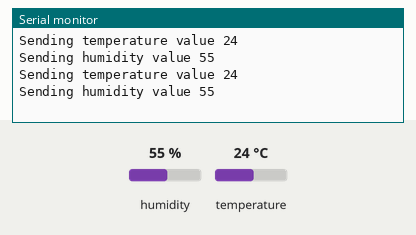
This sketch was run on a simulated ESP8266 (NodeMCU). Parts: the last lines printed to the serial monitor. Inputs (shaded band) come from the test bench; at power-on: humidity 55 %, temperature 24 °C. WiFi joins after 1.5 s; servers stay silent unless stated; no MQTT or app messages arrive unless stated.

Above: at 2.7 s.
2.8 s: humidity set to 22 %
At 4.4 s:
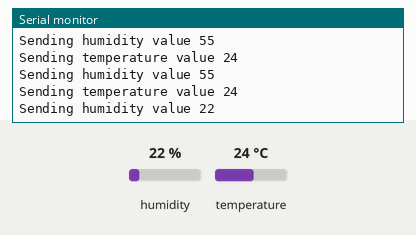
5.5 s: temperature set to 12 °C
At 6.4 s:
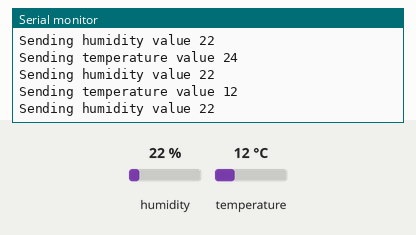
8.2 s: humidity set to 40 %
At 10.3 s:
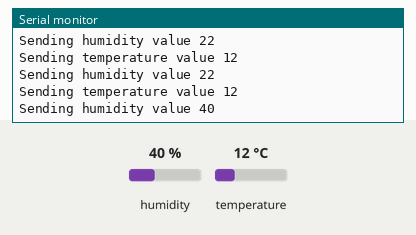
Timing chart, 0 to 11.8 s (numbered marks = the images above; inputs shaded):
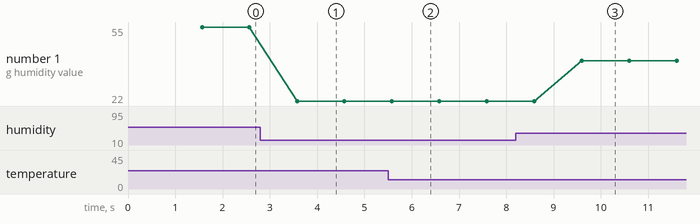

The sketch:

TemDHT-22.ino
```cpp
#include <ESP8266WiFi.h>
#include <WiFiClient.h>
#include <DHT.h>
#include <PubSubClient.h>

/************************* DHT22 Sensor *********************************/
#define DHTTYPE DHT22
#define DHTPIN 02

/************************* WiFi Access Point *********************************/
const char* ssid = "DIR2B";
const char* password = "%defence:095";

/************************* MQTT Server *********************************/
char* mqtt_server = "192.168.1.110";
int mqtt_server_port = 1883;
String message = "";
String topicTemp = "main/bed/temperature";
String topicHumid = "main/bed/humidity";

/************************* ESP8266 WiFiClient *********************************/
WiFiClient wifiClient;

/************************* MQTT client *********************************/
PubSubClient client(mqtt_server, mqtt_server_port, wifiClient );

/************************* DHT Sensor *********************************/
DHT dht(DHTPIN, DHTTYPE, 11);


float humidity, temp_f; // Values read from sensor

unsigned long previousMillis = 0; // will store last temp was read
const long interval = 2000; // interval at which to read sensor

/*************not used yet, for subscription of messages ******************************/
void callback(char* topic, byte* payload, unsigned int length) {
 Serial.print("Message arrived [");
 Serial.print(topic);
 Serial.print("] ");
 for (int i = 0; i < length; i++) {
 Serial.print((char)payload[i]);
 }
 Serial.println();
}

/************* Utility function to retrieve data from DHT22 ******************************/
void gettemperature() {
 // Wait at least 2 seconds seconds between measurements.
 // if the difference between the current time and last time you read
 // the sensor is bigger than the interval you set, read the sensor
 // Works better than delay for things happening elsewhere also
 unsigned long currentMillis = millis();

 if(currentMillis - previousMillis <= interval) {
 // save the last time you read the sensor
 previousMillis = currentMillis;

 // Reading temperature for humidity takes about 250 milliseconds!
 // Sensor readings may also be up to 2 seconds 'old' (it's a very slow sensor)
 humidity = dht.readHumidity(); // Read humidity (percent)
 temp_f = dht.readTemperature(); // Read temperature as Celsius
 // Check if any reads failed and exit early (to try again).
 if (isnan(humidity) || isnan(temp_f)) {
 Serial.println("Failed to read from DHT sensor!");
 return;
 }
 }
}

/************* Functionname says it all! ******************************/
void setup(void) {

 Serial.begin(115200);
 dht.begin();

 // Connect to WiFi network
 WiFi.begin(ssid, password);
 Serial.print("\n\r \n\rConnecting to ");
 Serial.println(ssid);


 // Wait for connection
 while (WiFi.status() != WL_CONNECTED) {
 delay(500);
 Serial.print(".");
 }
 Serial.println("\n\rESP8266 &amp;amp; DHT22 based temperature and humidity sensor working!");
 Serial.print("\n\rIP address: ");
 Serial.println(WiFi.localIP());
}

/******* Utility function to connect or re-connect to MQTT-Server ********************/
void reconnect() {
 // Loop until we're reconnected
 while (!client.connected()) {
 Serial.print("Attempting MQTT connection to ");
 Serial.print(mqtt_server);
 Serial.print(" ");

 // Attempt to connect
 if (client.connect(mqtt_server)) {
 Serial.println("connected");
 } else {
 Serial.print("failed, rc=");
 Serial.print(client.state());
 Serial.println(" try again in 5 seconds");

 // Wait 5 seconds before retrying
 delay(5000);
 }
 }
}

/************* Functionname says it all! ******************************/
void loop(void) {


 if (!client.connected()) { // Connect to mqtt broker
 reconnect();
 }
 client.loop();

 gettemperature(); // read sensordata

 // Now we can publish stuff!
 message = String((int)temp_f);

 Serial.print(F("\nSending temperature value "));
 Serial.print(message);
 client.publish(topicTemp.c_str(), message.c_str());

 message = String((int)humidity);
 Serial.print(F("\nSending humidity value "));
 Serial.print(message);
 client.publish(topicHumid.c_str(), message.c_str());

 delay(1000);
}
```

Measured:
- after the input at 2.8 s, the serial monitor: prints a new line after 0.77 s (image 1)
- after the input at 5.5 s, the serial monitor: prints a new line after 0.08 s (image 2)
- after the input at 8.2 s, the serial monitor: prints a new line after 1.4 s (image 3)
- plotted number 1: 22 → 40 after the input at 8.2 s
